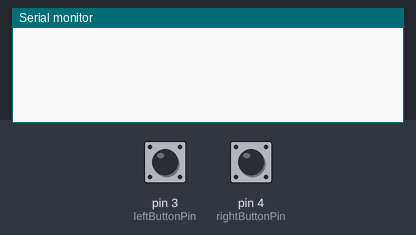
Bench run of a sketch on a simulated Arduino Uno, built with avr-gcc and run on an emulated ATmega328P. Shown: the last lines printed to the serial monitor. The inputs (shaded band) are chosen by the test bench; at power-on: pin 3 (leftButtonPin) HIGH, pin 4 (rightButtonPin) HIGH.

Above: at 1.2 s.
1.3 s: pin 3 (leftButtonPin) pulled LOW for 0.15 s
At 2.7 s:
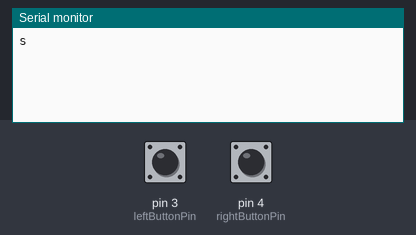
4.4 s: pin 4 (rightButtonPin) pulled LOW for 0.15 s
6.0 s: pin 3 (leftButtonPin) pulled LOW for 1 s
At 6.39 s:
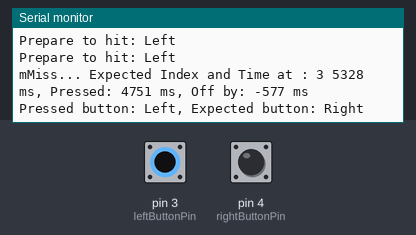
8.5 s: pin 3 (leftButtonPin) pulled LOW for 0.15 s
At 9.6 s:
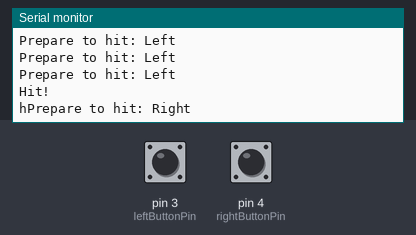
10.1 s: pin 4 (rightButtonPin) pulled LOW for 1 s
At 10.44 s:
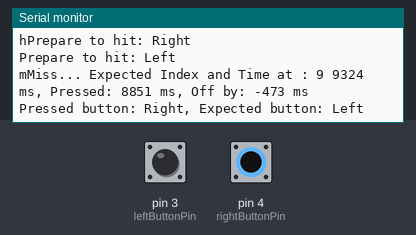
12.6 s: pin 3 (leftButtonPin) pulled LOW for 1 s
At 14.1 s:
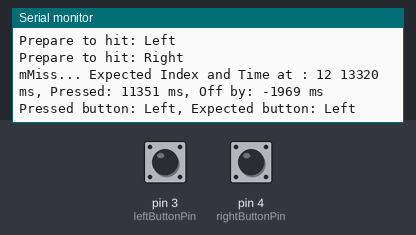
Timing chart, 0 to 15.6 s (numbered marks = the images above; inputs shaded):
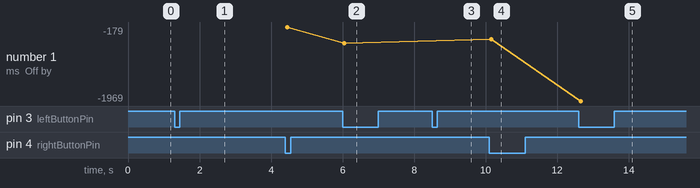

Measured:
- after the input at 1.3 s, the serial monitor: prints a new line at once (image 1)
- after the input at 6.0 s, the serial monitor: prints a new line after 0.05 s (image 2)
- after the input at 8.5 s, the serial monitor: prints a new line after 0.05 s (image 3)
- after the input at 10.1 s, the serial monitor: prints a new line after 0.05 s (image 4)
- after the input at 12.6 s, the serial monitor: prints a new line after 0.05 s (image 5)
- plotted number 1: -179 → -577 after the input at 6.0 s, -577 → -473 after the input at 10.1 s, -473 → -1969 after the input at 12.6 s

The sketch:

ArduinoController.ino
```cpp
//Start Game: 0x01
//Hit: 0x01
//Miss: 0x00
//Game Over: 0x04
//Score Data: Follow 0x04 with score bytes
//Code: @eaguay6


#include <TimeLib.h>

const int leftButtonPin = 3;
const int rightButtonPin = 4;

int leftButtonState;
int rightButtonState;
int leftLastButtonState = HIGH; // Assume buttons start unpressed
int rightLastButtonState = HIGH;

unsigned long leftLastDebounceTime = 0;
unsigned long rightLastDebounceTime = 0;
unsigned long debounceDelay = 50;

long noteTimes[] = {
    3330, 3996, 4662, 5328, 5994, 6660, 7326, 7992, 8658, 9324,
    9990, 10656, 13320, 13653, 13986, 14319, 14985, 15318, 15651, 15984,
    16317, 16650, 16983, 17316, 17649, 17982, 18315, 18648, 18981, 19314,
    19647, 20313, 21312, 21978, 22644, 23310, 23976, 24642, 25308, 25974,
    26640, 27306, 27972, 28638, 29304, 30303, 30636, 30969, 31302, 31635,
    31968, 32301, 33633, 34632, 34965, 35298, 36297, 36630, 36963, 37296,
    37629, 37962, 38961, 39294, 39627, 39960, 40293, 40626, 41625, 41958,
    42291, 42624, 42957, 43290, 44955, 45288, 45954, 46620, 47286, 47952,
    48618, 49284, 49950, 50616, 51282, 51948, 52614, 53280, 53946, 54612,
    55278, 55944, 56610, 57942, 59274, 60606, 61938, 63270, 64602
};
char buttonStates[] = {
    'L', 'L', 'L', 'R', 'L', 'L', 'L', 'R', 'L', 'L',
    'L', 'R', 'L', 'R', 'L', 'R', 'L', 'R', 'L', 'L',
    'L', 'R', 'R', 'L', 'L', 'R', 'R', 'L', 'L', 'L',
    'L', 'L', 'R', 'R', 'R', 'R', 'L', 'L', 'L', 'R',
    'L', 'L', 'R', 'R', 'R', 'L', 'L', 'L', 'L', 'L',
    'L', 'R', 'R', 'L', 'L', 'R', 'L', 'L', 'L', 'L',
    'L', 'R', 'L', 'L', 'L', 'L', 'L', 'R', 'L', 'L',
    'L', 'L', 'L', 'R', 'L', 'R', 'L', 'L', 'L', 'R',
    'L', 'L', 'L', 'R', 'L', 'L', 'L', 'L', 'R', 'L',
    'L', 'L', 'R', 'L', 'L', 'L', 'L', 'L', 'L'
};
int numElements = sizeof(noteTimes) / sizeof(noteTimes[0]);
unsigned int currentNote = 0; // Index of the current note
unsigned long gameStartTime;
bool gameStarted = false;
int correct = 0;
bool notePrompted = false;

void setup() {
  Serial.begin(9600);
  pinMode(leftButtonPin, INPUT_PULLUP);
  pinMode(rightButtonPin, INPUT_PULLUP);
}

void loop() {
  if (!gameStarted) {
    if (digitalRead(leftButtonPin) == LOW || digitalRead(rightButtonPin) == LOW) {
      initializeGame();
      delay(200); // Prevent multiple starts due to button bouncing
    }
    return; // Game already ended
  }

  unsigned long currentTime = millis() - gameStartTime;

  // Prompt for the next note 100ms before it is due
  if (currentNote < numElements && !notePrompted && currentTime >= noteTimes[currentNote] - 100) {
    Serial.print("Prepare to hit: ");
    Serial.println(buttonStates[currentNote] == 'L' ? "Left" : "Right");
    notePrompted = true; // Prevent multiple prompts for the same note
  }

  // Debouncing and reading for the left button
  int leftReading = digitalRead(leftButtonPin);
  if (leftReading != leftLastButtonState) {
    leftLastDebounceTime = currentTime;
  }
  if ((currentTime - leftLastDebounceTime) > debounceDelay && leftReading != leftButtonState) {
    leftButtonState = leftReading;
    if (leftButtonState == LOW) {
      checkNoteHit('L', currentTime);
    }
  }
  leftLastButtonState = leftReading;

  // Debouncing and reading for the right button
  int rightReading = digitalRead(rightButtonPin);
  if (rightReading != rightLastButtonState) {
    rightLastDebounceTime = currentTime;
  }
  if ((currentTime - rightLastDebounceTime) > debounceDelay && rightReading != rightButtonState) {
    rightButtonState = rightReading;
    if (rightButtonState == LOW) {
      checkNoteHit('R', currentTime);
    }
  }
  rightLastButtonState = rightReading;

  // Reset prompt flag after the note time has passed
  if (currentNote < numElements && currentTime > noteTimes[currentNote]) {
    notePrompted = false; // Allow the next note to be prompted
    currentNote++; // Move to the next note
  }

  // Game over condition if all notes are played
  if (currentNote >= numElements && currentTime > noteTimes[numElements - 1] + 200) {
    endGame();
  }
}

void checkNoteHit(char button, unsigned long hitTime) {
  if (currentNote < numElements) {
    long timeDifference = hitTime - noteTimes[currentNote];

    // Check if the note was hit within +/- 100ms window and with the correct button
    if (abs(timeDifference) <= 850 && buttonStates[currentNote] == button) {
      Serial.println("Hit!");
      correct++;
      Serial.write('h');
    } else {
      Serial.write('m');
      Serial.print("Miss... Expected Index and Time at : ");
      Serial.print(currentNote);
      Serial.print(" ");
      Serial.print(noteTimes[currentNote]);
      Serial.print(" ms, Pressed: ");
      Serial.print(hitTime);
      Serial.print(" ms, Off by: ");
      Serial.print(timeDifference);
      Serial.println(" ms");
      Serial.print("Pressed button: ");
      Serial.print(button == 'L' ? "Left" : "Right");
      Serial.print(", Expected button: ");
      Serial.println(buttonStates[currentNote] == 'L' ? "Left" : "Right");
    }
  }
}

void initializeGame() {
  gameStartTime = millis();
  currentNote = 0;  // Reset the current note index
  correct = 0;      // Reset the score
  gameStarted = true; // Start the game
  Serial.write('s'); // Send start game signal
}
void endGame() {
  Serial.write(0x04);
  float percentageCorrect = ((float)correct / numElements) * 100.0;
  unsigned char scoreToSend = (unsigned char)percentageCorrect;
  Serial.write(scoreToSend);
  gameStarted = false;

  Serial.println("Game Over!");
  Serial.print("You got ");
  Serial.print(correct);
  Serial.print(" out of ");
  Serial.print(numElements);
  Serial.println(" notes correct!");
  gameStarted = false; // Properly stop game logic
}
```
